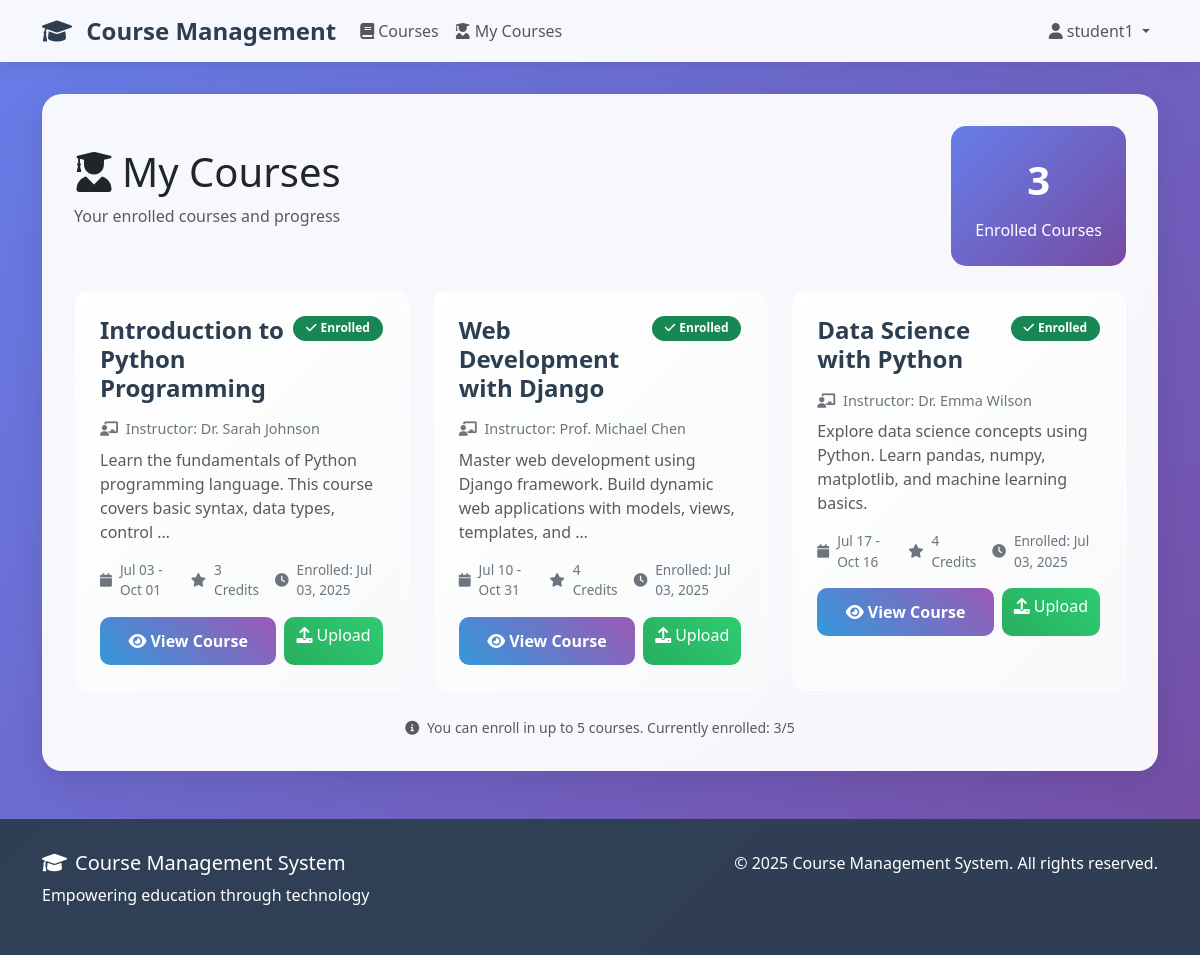
Page /my-courses/ (signed in) on the committed database.
### students/models.py (models this page shows, shortened)
class Enrollment(models.Model):
    student = models.ForeignKey(Student, on_delete=models.CASCADE)
    course = models.ForeignKey(Course, on_delete=models.CASCADE)
    enrollment_date = models.DateTimeField(auto_now_add=True)
    is_active = models.BooleanField(default=True)
    class Meta:
        unique_together = ('student', 'course')

class Course(models.Model):
    DIFFICULTY_CHOICES = [
        ('beginner', 'Beginner'),
        ('intermediate', 'Intermediate'),
        ('advanced', 'Advanced'),
    ]
    title = models.CharField(max_length=200)
    description = models.TextField()
    instructor = models.CharField(max_length=100)
    credits = models.PositiveIntegerField(default=3)
    difficulty = models.CharField(max_length=20, choices=DIFFICULTY_CHOICES, default='beginner')
    max_students = models.PositiveIntegerField(default=30)
    start_date = models.DateField()
    end_date = models.DateField()
    is_active = models.BooleanField(default=True)
    created_at = models.DateTimeField(auto_now_add=True)

### students/views.py (the view)
# urls.py: path('my-courses/', views.my_courses, name='my_courses'),
@login_required
def my_courses(request):
    if not hasattr(request.user, 'student'):
        messages.error(request, 'Only students can view enrolled courses.')
        return redirect('course_list')
    enrollments = Enrollment.objects.filter(
        student=request.user.student,
        is_active=True
    ).select_related('course')
    return render(request, 'students/my_courses.html', {
        'enrollments': enrollments
    })

### templates/students/my_courses.html (shortened to what this page needs)
{% extends 'base.html' %}
{% block content %}
<div class="d-flex justify-content-between align-items-center mb-4">
    <div>
        <h1><i class="fas fa-user-graduate me-2"></i>My Courses</h1>
        <p class="text-muted">Your enrolled courses and progress</p>
    </div>
    <div class="stats-card">
        <div class="stats-number">{{ enrollments.count }}</div>
        <div>Enrolled Courses</div>
    </div>
</div>
{% if enrollments %}
    <div class="course-grid">
        {% for enrollment in enrollments %}
            <div class="course-card">
                <div class="d-flex justify-content-between align-items-start mb-2">
                    <h4 class="course-title">{{ enrollment.course.title }}</h4>
                    <span class="badge bg-success">
                        <i class="fas fa-check me-1"></i>Enrolled
                    </span>
                </div>
                <div class="course-instructor">
                    <i class="fas fa-chalkboard-teacher me-1"></i>
                    Instructor: {{ enrollment.course.instructor }}
                </div>
                <p class="text-muted mb-3">{{ enrollment.course.description|truncatewords:15 }}</p>
                <div class="course-meta">
                    <div class="meta-item">
                        <i class="fas fa-calendar me-1"></i>
                        {{ enrollment.course.start_date|date:"M d" }} - {{ enrollment.course.end_date|date:"M d" }}
                    </div>
                    <div class="meta-item">
                        <i class="fas fa-star me-1"></i>
                        {{ enrollment.course.credits }} Credits
                    </div>
                    <div class="meta-item">
                        <i class="fas fa-clock me-1"></i>
                        Enrolled: {{ enrollment.enrollment_date|date:"M d, Y" }}
                    </div>
                </div>
                <div class="d-flex gap-2 mt-3">
                    <a href="{% url 'course_detail' enrollment.course.id %}" class="btn btn-primary flex-fill">
                        <i class="fas fa-eye me-1"></i>View Course
                    </a>
                    <a href="{% url 'upload_file' enrollment.course.id %}" class="btn btn-success">
                        <i class="fas fa-upload me-1"></i>Upload
                    </a>
                </div>
            </div>
        {% endfor %}
    </div>
    <div class="mt-4 text-center">
        <small class="text-muted">
            <i class="fas fa-info-circle me-1"></i>
            You can enroll in up to 5 courses. Currently enrolled: {{ enrollments.count }}/5
        </small>
    </div>
{% endif %}
{% endblock %}

### templates/base.html (shortened to what this page needs)
<!DOCTYPE html>
<html lang="en">
<head>
    <link href="https://cdn.jsdelivr.net/npm/bootstrap@5.3.0/dist/css/bootstrap.min.css" rel="stylesheet">
    <link href="https://cdnjs.cloudflare.com/ajax/libs/font-awesome/6.0.0/css/all.min.css" rel="stylesheet">
</head>
<body>
    <nav class="navbar navbar-expand-lg navbar-light sticky-top">
        <div class="container">
            <a class="navbar-brand" href="{% url 'course_list' %}">
                <i class="fas fa-graduation-cap me-2"></i>
                Course Management
            </a>
            <div class="collapse navbar-collapse" id="navbarNav">
                <ul class="navbar-nav me-auto">
                    <li class="nav-item">
                        <a class="nav-link" href="{% url 'course_list' %}">
                            <i class="fas fa-book me-1"></i>Courses
                        </a>
                    </li>
                    {% if user.is_authenticated %}
                        <li class="nav-item">
                            <a class="nav-link" href="{% url 'my_courses' %}">
                                <i class="fas fa-user-graduate me-1"></i>My Courses
                            </a>
                        </li>
                    {% endif %}
                </ul>
                <ul class="navbar-nav">
                    {% if user.is_authenticated %}
                        <li class="nav-item dropdown">
                            <a class="nav-link dropdown-toggle" href="#" id="navbarDropdown" role="button" data-bs-toggle="dropdown">
                                <i class="fas fa-user me-1"></i>{{ user.username }}
                            </a>
                        </li>
                    {% endif %}
                </ul>
            </div>
        </div>
    </nav>
    <div class="container">
        <div class="main-content">
            {% block content %}
            {% endblock %}
        </div>
    </div>
    <footer class="footer">
        <div class="container">
            <div class="row">
                <div class="col-md-6">
                    <h5><i class="fas fa-graduation-cap me-2"></i>Course Management System</h5>
                    <p>Empowering education through technology</p>
                </div>
                <div class="col-md-6 text-md-end">
                    <p>&copy; 2025 Course Management System. All rights reserved.</p>
                </div>
            </div>
        </div>
    </footer>
</body>
</html>

### templates/base.html (style rules this page uses)
:root { --primary-color: #2c3e50; --secondary-color: #3498db; --accent-color: #e74c3c; --success-color: #27ae60; --warning-color: #f39c12; --light-bg: #f8f9fa; --dark-text: #2c3e50; }
body { background: linear-gradient(135deg, #667eea 0%, #764ba2 100%); min-height: 100vh; font-family: 'Segoe UI', Tahoma, Geneva, Verdana, sans-serif; }
.navbar { background: rgba(255, 255, 255, 0.95); backdrop-filter: blur(10px); box-shadow: 0 2px 20px rgba(0, 0, 0, 0.1); }
.navbar-brand { font-weight: 700; color: var(--primary-color) !important; font-size: 1.5rem; }
.main-content { background: rgba(255, 255, 255, 0.95); backdrop-filter: blur(10px); border-radius: 20px; box-shadow: 0 8px 32px rgba(0, 0, 0, 0.1); margin: 2rem 0; padding: 2rem; min-height: 60vh; }
.btn-primary { background: linear-gradient(45deg, var(--secondary-color), #9b59b6); border: none; border-radius: 10px; padding: 0.75rem 1.5rem; font-weight: 600; transition: all 0.3s ease; }
.btn-success { background: linear-gradient(45deg, var(--success-color), #2ecc71); border: none; border-radius: 10px; }
.course-grid { display: grid; grid-template-columns: repeat(auto-fit, minmax(300px, 1fr)); gap: 1.5rem; margin-top: 1.5rem; }
.course-card { background: linear-gradient(135deg, #fff 0%, #f8f9fa 100%); border-radius: 15px; padding: 1.5rem; border: 2px solid transparent; transition: all 0.3s ease; }
.course-title { color: var(--primary-color); font-weight: 700; margin-bottom: 0.5rem; }
.course-instructor { color: #6c757d; font-size: 0.9rem; margin-bottom: 0.5rem; }
.course-meta { display: flex; gap: 1rem; margin: 1rem 0; }
.meta-item { display: flex; align-items: center; gap: 0.25rem; font-size: 0.85rem; color: #6c757d; }
.badge { border-radius: 20px; padding: 0.4rem 0.8rem; font-size: 0.75rem; font-weight: 600; }
.stats-card { background: linear-gradient(135deg, #667eea 0%, #764ba2 100%); color: white; border-radius: 15px; padding: 1.5rem; text-align: center; }
.stats-number { font-size: 2.5rem; font-weight: 700; margin-bottom: 0.5rem; }
.footer { background: rgba(44, 62, 80, 0.95); color: white; padding: 2rem 0; margin-top: 3rem; }

### rows in the picture
Enrollment: course "Introduction to Python Programming", course.instructor "Dr. Sarah Johnson", course.description "Learn the fundamentals of Python programming language. This course covers basic syntax, data types, control …", course.start_date "Jul 03", course.end_date "Oct 01", course.credits "3", enrollment_date "Jul 03, 2025"
Enrollment: course "Web Development with Django", course.instructor "Prof. Michael Chen", course.description "Master web development using Django framework. Build dynamic web applications with models, views, templates, and …", course.start_date "Jul 10", course.end_date "Oct 31", course.credits "4", enrollment_date "Jul 03, 2025"
Enrollment: course "Data Science with Python", course.instructor "Dr. Emma Wilson", course.description "Explore data science concepts using Python. Learn pandas, numpy, matplotlib, and machine learning basics.", course.start_date "Jul 17", course.end_date "Oct 16", course.credits "4", enrollment_date "Jul 03, 2025"

### other values in the picture
{{ user.username }} "student1"
{{ enrollments.count }} "3"
